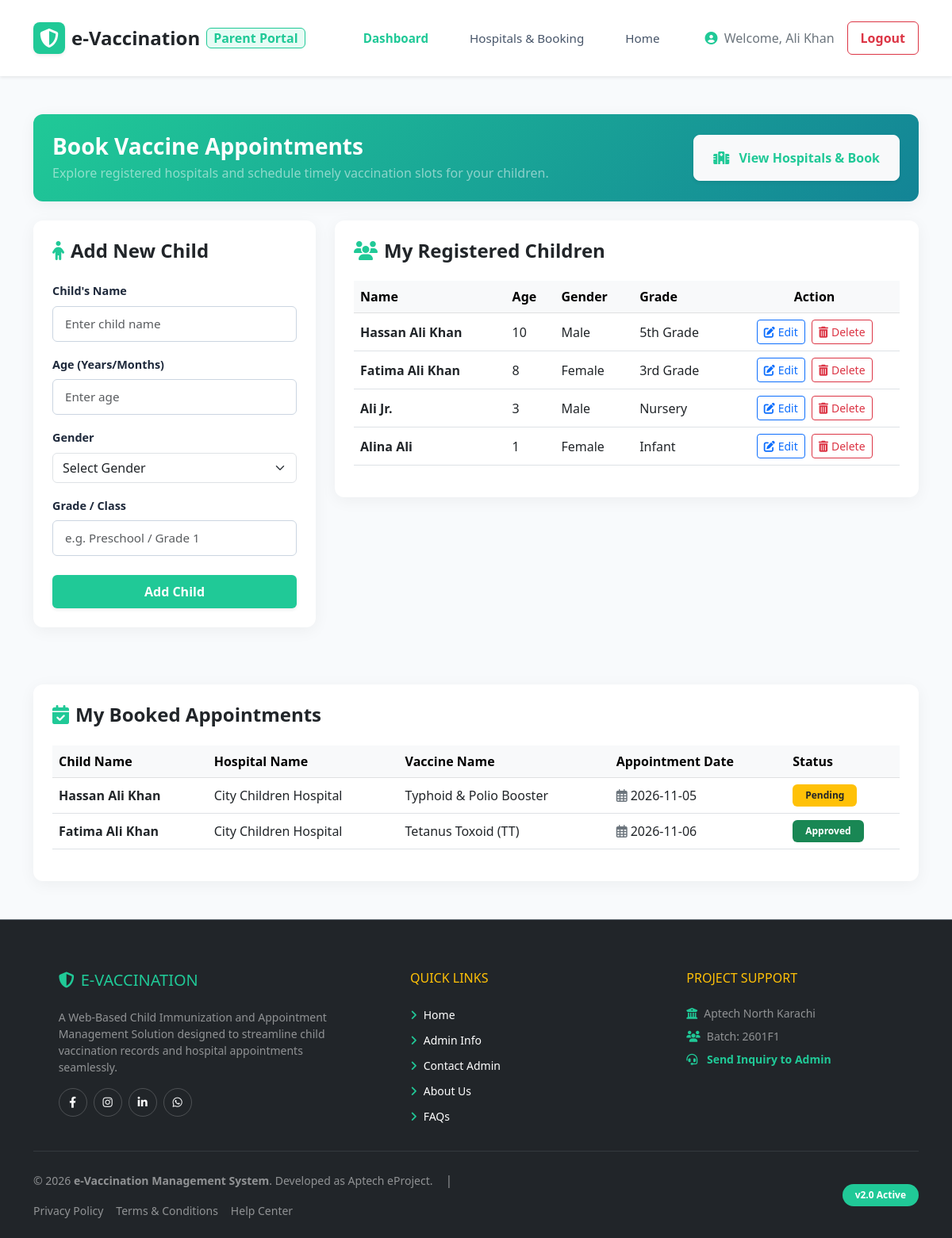
The page /parent_dashboard.php (signed in) on the database its author committed.
### tables this page shows
CREATE TABLE children (
    id INT AUTO_INCREMENT PRIMARY KEY,
    parent_id INT,
    child_name VARCHAR(100) NOT NULL,
    age INT NOT NULL,
    grade VARCHAR(50) NOT NULL,
    gender VARCHAR(10),
    FOREIGN KEY (parent_id) REFERENCES users(id) ON DELETE CASCADE
);

CREATE TABLE appointments (
    id INT AUTO_INCREMENT PRIMARY KEY,
    parent_id INT,
    child_id INT,
    hospital_id INT,
    vaccine_name VARCHAR(100),
    appointment_date DATE,
    status VARCHAR(50) DEFAULT 'Pending',
    FOREIGN KEY (parent_id) REFERENCES users(id),
    FOREIGN KEY (child_id) REFERENCES children(id),
    FOREIGN KEY (hospital_id) REFERENCES hospitals(id)
);

CREATE TABLE hospitals (
    id INT AUTO_INCREMENT PRIMARY KEY,
    hospital_name VARCHAR(150) NOT NULL,
    address TEXT NOT NULL,
    contact_number VARCHAR(20)
);

### parent_dashboard.php (the view, shortened to what the rows shown need)
<?php
include 'conn.php';
$parent_id = $_SESSION['user_id'];
$children_query = mysqli_query($conn, "SELECT * FROM children WHERE parent_id = '$parent_id'");
$appointments_query = mysqli_query($conn, "SELECT appointments.*, children.child_name, hospitals.hospital_name
    FROM appointments
    JOIN children ON appointments.child_id = children.id
    JOIN hospitals ON appointments.hospital_id = hospitals.id
    WHERE appointments.parent_id = '$parent_id'");
?>
<!DOCTYPE html>
<html lang="en">
<head>
    <link href="https://cdn.jsdelivr.net/npm/bootstrap@5.3.0/dist/css/bootstrap.min.css" rel="stylesheet">
    <link rel="stylesheet" href="https://cdnjs.cloudflare.com/ajax/libs/font-awesome/6.4.0/css/all.min.css">
    <link rel="stylesheet" href="style.css">
</head>
<body class="dashboard-body bg-light">
    <div class="container my-5" style="min-height: 70vh;">
        <div class="row">
            <div class="col-md-8">
                <div class="card shadow-sm border-0 rounded-4 p-4 bg-white">
                    <div class="table-responsive">
                        <table class="table table-hover align-middle">
                            <thead class="table-light">
                                <tr>
                                    <th>Name</th>
                                    <th>Age</th>
                                    <th>Gender</th>
                                    <th>Grade</th>
                                    <th class="text-center">Action</th>
                                </tr>
                            </thead>
                            <tbody>
                                <?php if (mysqli_num_rows($children_query) > 0): ?>
                                    <?php while ($row = mysqli_fetch_assoc($children_query)): ?>
                                        <tr>
                                            <td class="fw-semibold"><?php echo htmlspecialchars($row['child_name']); ?></td>
                                            <td><?php echo htmlspecialchars($row['age']); ?></td>
                                            <td><?php echo htmlspecialchars($row['gender']); ?></td>
                                            <td><?php echo htmlspecialchars($row['grade']); ?></td>
                                            <td class="text-center">
                                                <div class="d-flex justify-content-center gap-2">
                                                    <button type="button" class="btn btn-sm btn-outline-primary" data-bs-toggle="modal" data-bs-target="#editChildModal<?php echo $row['id']; ?>">
                                                        <i class="fas fa-edit me-1"></i>Edit
                                                    </button>
                                                    <a href="parent_dashboard.php?delete_child=<?php echo $row['id']; ?>" class="btn btn-sm btn-outline-danger" onclick="return confirm('Are you sure you want to delete this child record?');">
                                                        <i class="fas fa-trash-alt me-1"></i>Delete
                                                    </a>
                                                </div>
                                            </td>
                                        </tr>
                                    <?php endwhile; ?>
                                <?php else: ?>
                                    <tr>
                                        <td colspan="5" class="text-center text-muted py-4">No children registered yet.</td>
                                    </tr>
                                <?php endif; ?>
                            </tbody>
                        </table>
                    </div>
                </div>
            </div>
        </div>
        <div class="row mt-5">
            <div class="col-12">
                <div class="card shadow-sm border-0 rounded-4 p-4 bg-white">
                    <div class="table-responsive">
                        <table class="table table-hover align-middle">
                            <thead class="table-light">
                                <tr>
                                    <th>Child Name</th>
                                    <th>Hospital Name</th>
                                    <th>Vaccine Name</th>
                                    <th>Appointment Date</th>
                                    <th>Status</th>
                                </tr>
                            </thead>
                            <tbody>
                                <?php if (mysqli_num_rows($appointments_query) > 0): ?>
                                    <?php while ($app = mysqli_fetch_assoc($appointments_query)): ?>
                                        <tr>
                                            <td class="fw-semibold"><?php echo htmlspecialchars($app['child_name']); ?></td>
                                            <td><?php echo htmlspecialchars($app['hospital_name']); ?></td>
                                            <td><?php echo htmlspecialchars($app['vaccine_name']); ?></td>
                                            <td><i class="far fa-calendar-alt me-1 text-secondary"></i><?php echo htmlspecialchars($app['appointment_date']); ?></td>
                                            <td>
                                                <?php if ($app['status'] == 'Approved'): ?>
                                                    <span class="badge bg-success px-3 py-2">Approved</span>
                                                <?php elseif ($app['status'] == 'Rejected'): ?>
                                                    <span class="badge bg-danger px-3 py-2">Rejected</span>
                                                <?php else: ?>
                                                    <span class="badge bg-warning text-dark px-3 py-2">Pending</span>
                                                <?php endif; ?>
                                            </td>
                                        </tr>
                                    <?php endwhile; ?>
                                <?php else: ?>
                                    <tr>
                                        <td colspan="5" class="text-center text-muted py-4">No appointments booked yet.</td>
                                    </tr>
                                <?php endif; ?>
                            </tbody>
                        </table>
                    </div>
                </div>
            </div>
        </div>
    </div>
</body>
</html>

### rows shown on the page
children: child_name "Hassan Ali Khan", age "10", gender "Male", grade "5th Grade"
children: child_name "Fatima Ali Khan", age "8", gender "Female", grade "3rd Grade"
children: child_name "Ali Jr.", age "3", gender "Male", grade "Nursery"
children: child_name "Alina Ali", age "1", gender "Female", grade "Infant"
appointments: child.child_name "Hassan Ali Khan", hospital.hospital_name "City Children Hospital", vaccine_name "Typhoid & Polio Booster", appointment_date "2026-11-05", status "Pending"
appointments: child.child_name "Fatima Ali Khan", hospital.hospital_name "City Children Hospital", vaccine_name "Tetanus Toxoid (TT)", appointment_date "2026-11-06", status "Approved"

### other values the page prints
$parent_name "Ali Khan"
